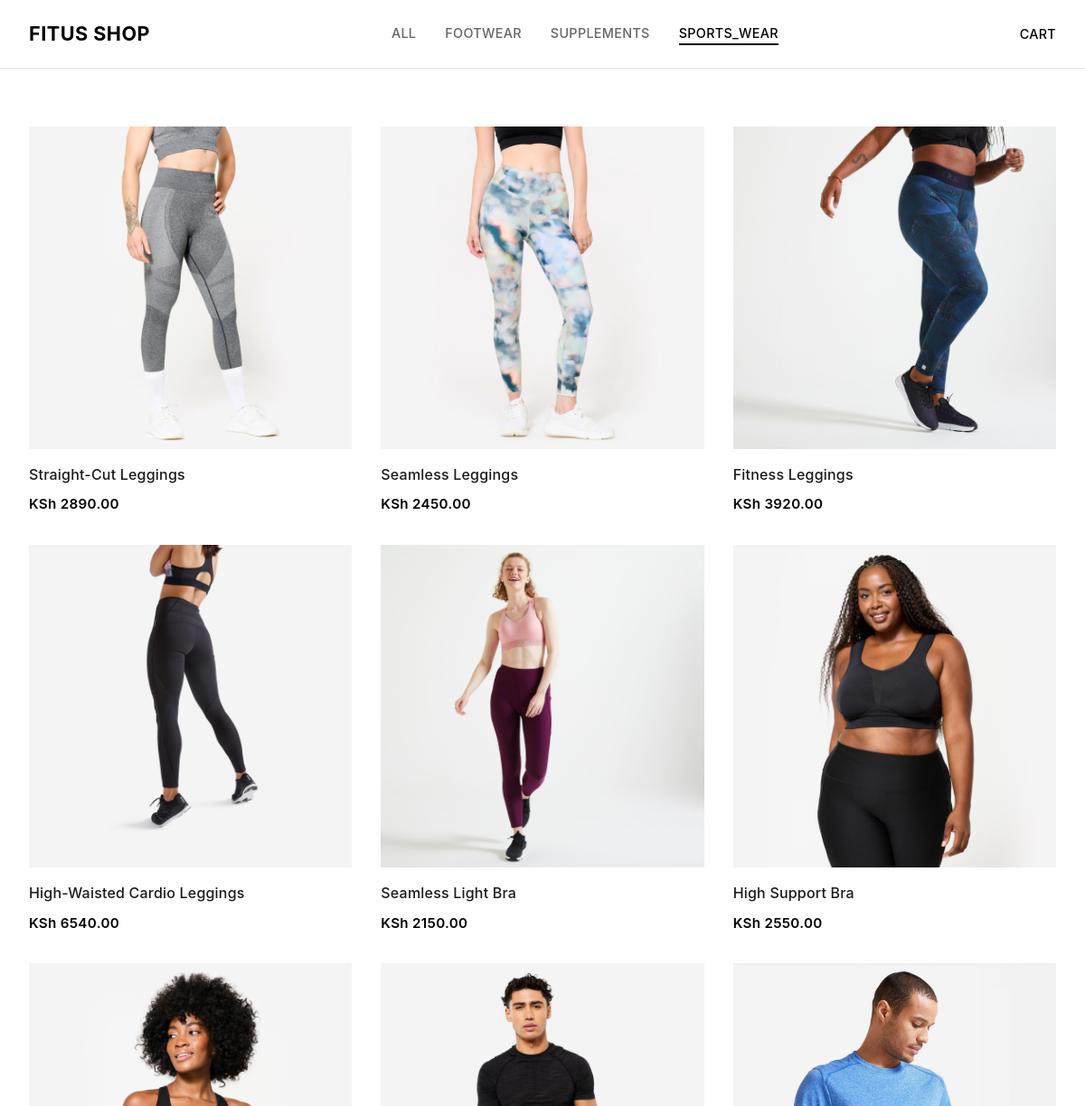
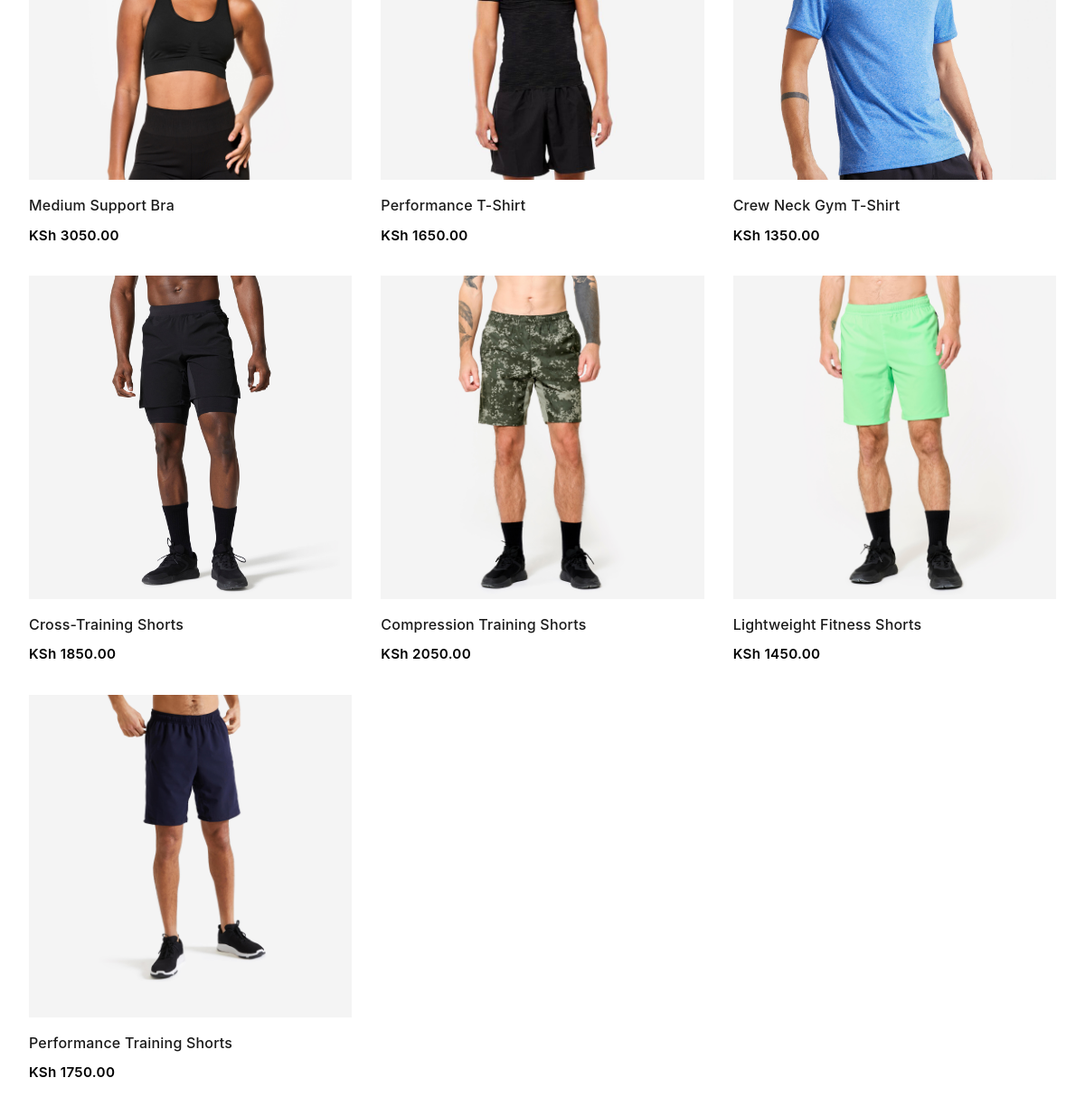
The app's page /shop/category/sports_wear/, older data (2 pictures, top to bottom).
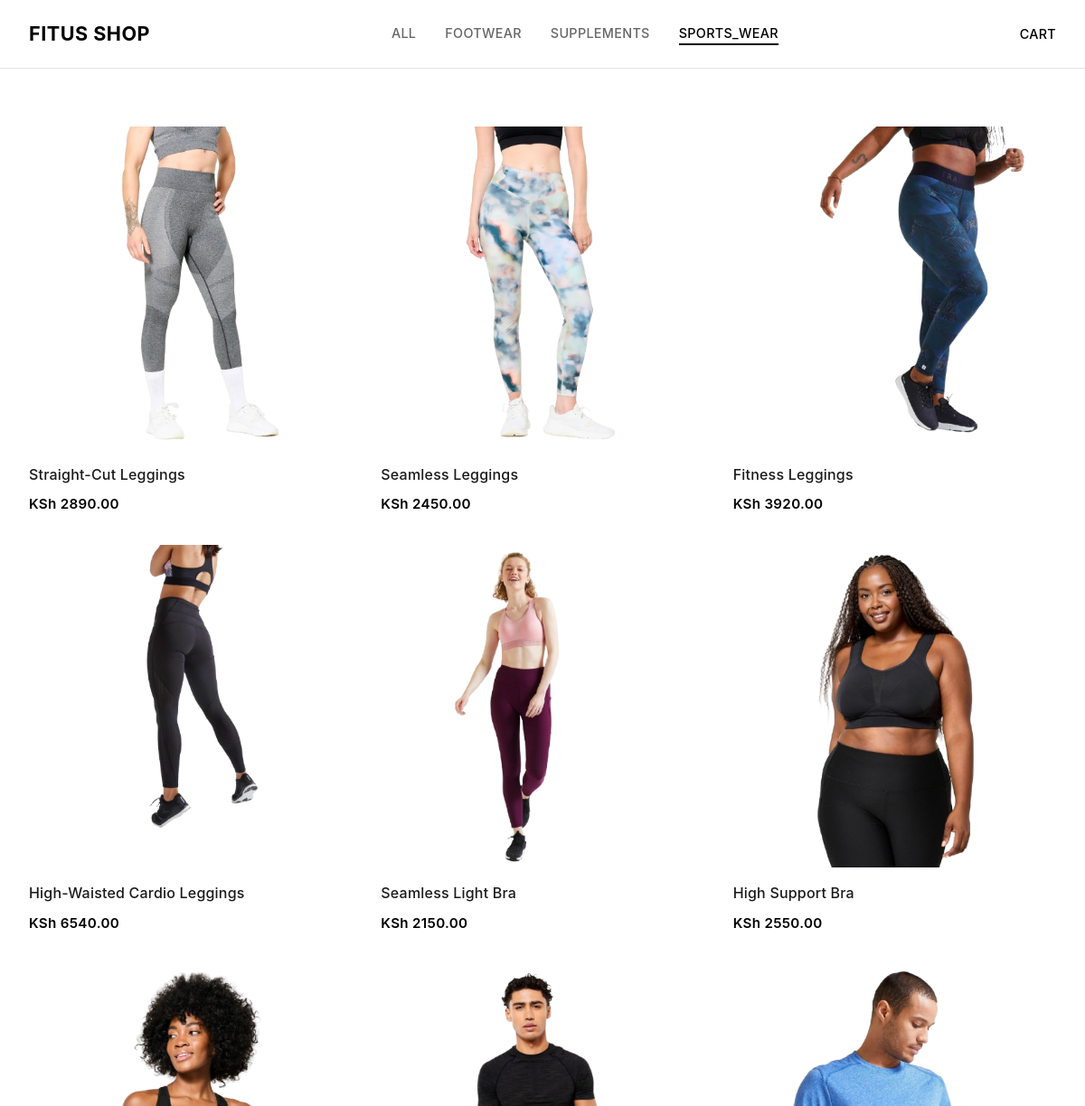
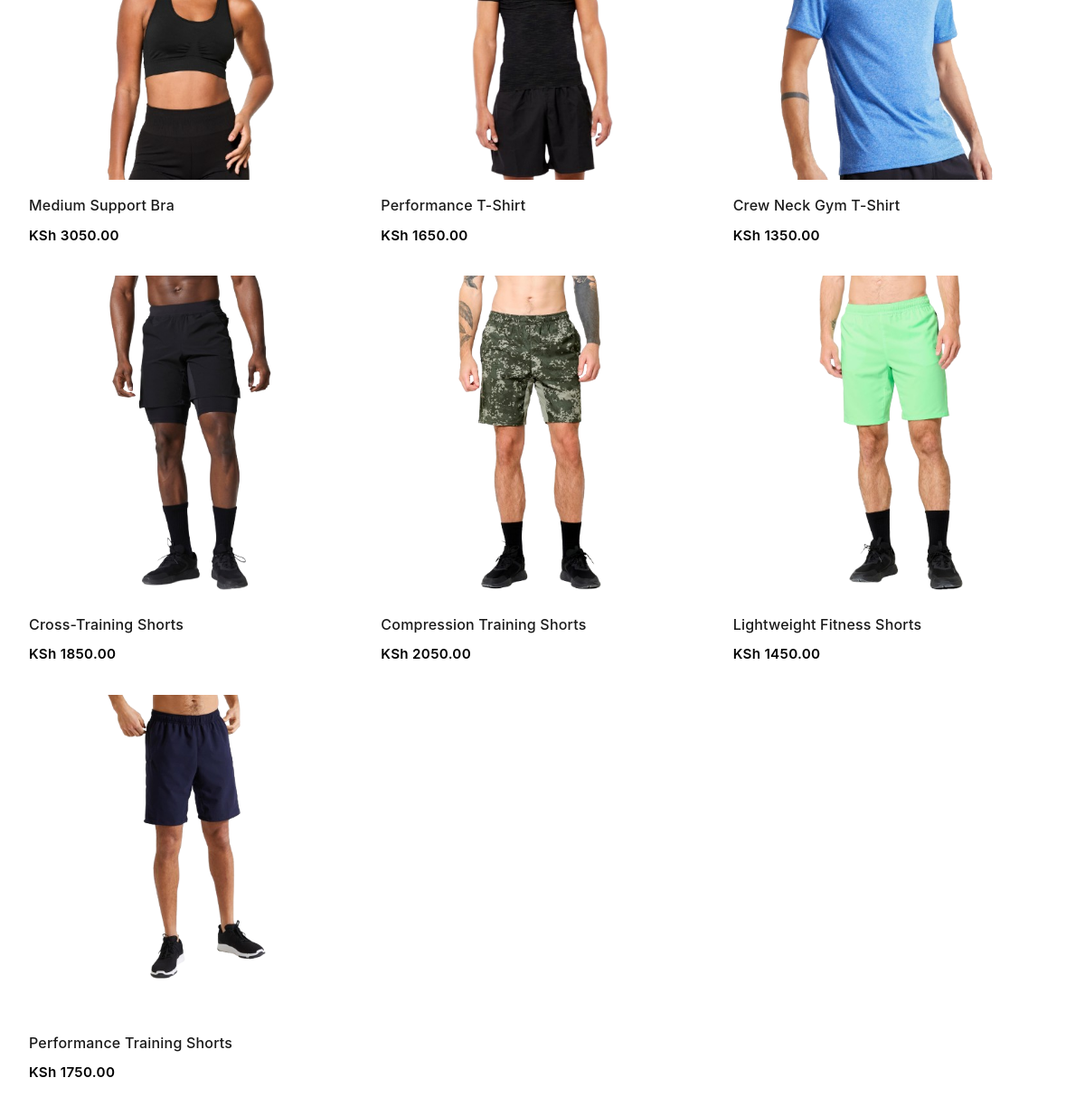
The same page, newer data (2 pictures, top to bottom).
### shop/models.py (models this page shows, shortened)
class Category(models.Model):
    name = models.CharField(max_length=100)
    slug = models.SlugField(unique=True)
    class Meta:
        verbose_name_plural = 'Categories'

class Product(models.Model):
    category = models.ForeignKey(Category, related_name='products', on_delete=models.CASCADE)
    name = models.CharField(max_length=200)
    slug = models.SlugField(unique=True)
    description = models.TextField(blank=True)
    price = models.DecimalField(max_digits=10, decimal_places=2)
    image = models.ImageField(upload_to='products/')
    available = models.BooleanField(default=True)
    created = models.DateTimeField(auto_now_add=True)
    updated = models.DateTimeField(auto_now=True)
    class Meta:
        ordering = ['-created']

### shop/views.py (the view)
# urls.py: path('category/<slug:slug>/', views.category_products, name='category_products'),
def category_products(request, slug):
    category = get_object_or_404(Category, slug=slug)
    products = category.products.filter(available=True)
    categories = Category.objects.all()
    return render(request, 'product_list.html', {'products': products, 'categories': categories, 'current_category': category})

### templates/product_list.html (shortened to what this page needs)
{% extends 'base_shop.html' %}
{% block content %}
<div class="products-grid">
  {% for product in products %}
    <a href="{% url 'shop:product_detail' product.slug %}" class="product-card">
      <img src="{{ product.image.url }}" alt="{{ product.name }}" class="product-image">
      <h3 class="product-name">{{ product.name }}</h3>
      <p class="product-price">KSh {{ product.price }}</p>
    </a>
  {% empty %}
    <div class="empty-state">
      <p>No products available.</p>
    </div>
  {% endfor %}
</div>
{% endblock %}

### templates/base_shop.html (shortened to what this page needs)
<!DOCTYPE html>
<html lang="en">
<head>
</head>
<body>
  <nav class="navbar">
    <div class="nav-container">
      <a href="{% url 'shop:product_list' %}" class="nav-logo">Fitus Shop</a>
      <div class="nav-center">
        <ul class="nav-categories">
          <li><a href="{% url 'shop:product_list' %}" {% if not current_category %}class="active"{% endif %}>All</a></li>
          {% for category in categories %}
            <li><a href="{% url 'shop:category_products' category.slug %}" {% if current_category.id == category.id %}class="active"{% endif %}>{{ category.name }}</a></li>
          {% endfor %}
        </ul>
      </div>
      <div class="nav-actions">
        <a href="{% url 'shop:cart_detail' %}" class="cart-link">
          Cart
        </a>
      </div>
    </div>
  </nav>
  <main class="container">
    {% block content %}{% endblock %}
  </main>
</body>
</html>

### templates/base_shop.html (style rules this page uses)
* { margin: 0; padding: 0; box-sizing: border-box; }
body { font-family: 'Inter', 'SF Pro Display', -apple-system, BlinkMacSystemFont, 'Segoe UI', Roboto, sans-serif; color: #1a1a1a; background: #fff; line-height: 1.6; -webkit-font-smoothing: antialiased; -moz-osx-font-smoothing: grayscale; }
.navbar { background: #fff; border-bottom: 1px solid #e5e5e5; padding: 1.25rem 2rem; position: sticky; top: 0; z-index: 100; box-shadow: 0 1px 3px rgba(0,0,0,0.02); }
.nav-container { max-width: 1400px; margin: 0 auto; display: flex; justify-content: space-between; align-items: center; gap: 2rem; }
.nav-logo { font-size: 1.35rem; font-weight: 700; color: #000; text-decoration: none; letter-spacing: 0.5px; text-transform: uppercase; }
.nav-center { flex: 1; display: flex; gap: 2rem; align-items: center; justify-content: center; }
.nav-categories { display: flex; gap: 2rem; list-style: none; }
.nav-categories a { color: #666; text-decoration: none; font-size: 0.9rem; font-weight: 500; letter-spacing: 0.3px; text-transform: uppercase; transition: all 0.2s; position: relative; }
.nav-categories a::after { content: ''; position: absolute; bottom: -5px; left: 0; width: 0; height: 2px; background: #000; transition: width 0.3s ease; }
.nav-categories a:hover::after, .nav-categories a.active::after { width: 100%; }
.nav-categories a:hover, .nav-categories a.active { color: #000; }
.nav-actions { display: flex; gap: 1.5rem; align-items: center; }
.cart-link { color: #000; text-decoration: none; font-size: 0.9rem; font-weight: 500; letter-spacing: 0.3px; text-transform: uppercase; display: flex; align-items: center; gap: 0.5rem; transition: opacity 0.2s; }
.container { max-width: 1400px; margin: 0 auto; padding: 2rem; }

### templates/product_list.html (style rules this page uses)
.products-grid { display: grid; grid-template-columns: repeat(auto-fill, minmax(280px, 1fr)); gap: 2rem; margin-top: 2rem; }
.product-card { text-decoration: none; color: inherit; display: block; background-color: transparent; }
.product-image { width: 100%; aspect-ratio: 1; object-fit: contain; background-color: transparent; margin-bottom: 1rem; transition: transform 0.3s ease; display: block; border: none; }
.product-name { font-size: 1rem; font-weight: 500; margin-bottom: 0.5rem; color: #1a1a1a; letter-spacing: 0.2px; }
.product-price { font-size: 0.95rem; font-weight: 600; color: #000; letter-spacing: 0.3px; }

Row changes from the older to the newer data that the page shows:
changed Product "Straight-Cut Leggings": image: a different picture
changed Product "Seamless Leggings": image: a different picture
changed Product "Fitness Leggings": image: a different picture
changed Product "High-Waisted Cardio Leggings": image: a different picture
changed Product "Seamless Light Bra": image: a different picture
changed Product "High Support Bra": image: a different picture
changed Product "Medium Support Bra": image: a different picture
changed Product "Performance T-Shirt": image: a different picture
changed Product "Crew Neck Gym T-Shirt": image: a different picture
changed Product "Cross-Training Shorts": image: a different picture
changed Product "Compression Training Shorts": image: a different picture
changed Product "Lightweight Fitness Shorts": image: a different picture
changed Product "Performance Training Shorts": image: a different picture
